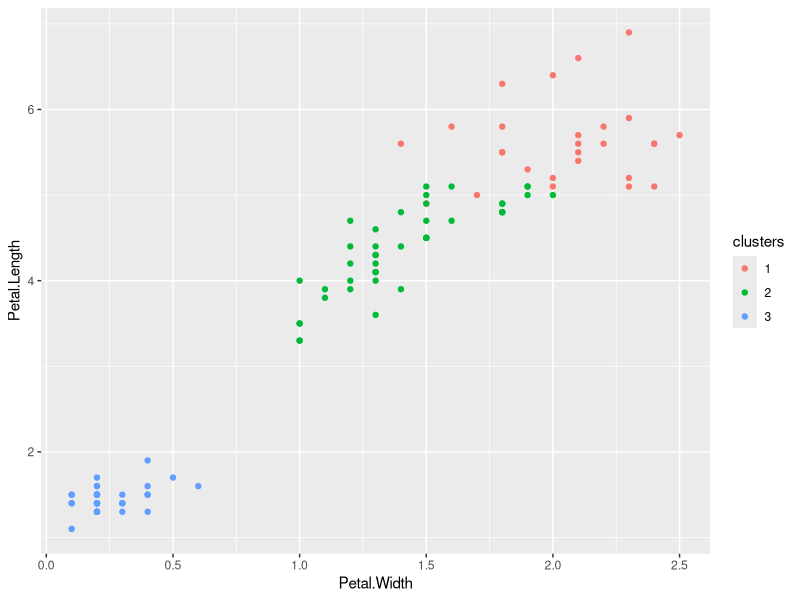

Reproduce this figure in R.
data(iris)
library(ggplot2)
library(caret)
inTrain <- createDataPartition(y=iris$Species, p=0.7, list=FALSE)

training <- iris[inTrain,]
testing <- iris[-inTrain,]
dim(training)
dim(testing)

kMeans1 <- kmeans(subset(training, select =-c(Species)), centers = 3)
training$clusters <- as.factor(kMeans1$cluster)
qplot(Petal.Width, Petal.Length, colour=clusters, data=training)
table(kMeans1$cluster, training$Species)

#build predictor
modFit <- train(clusters ~.,data=subset(training,select=-c(Species)),method="rpart")
table(predict(modFit,training),training$Species)
